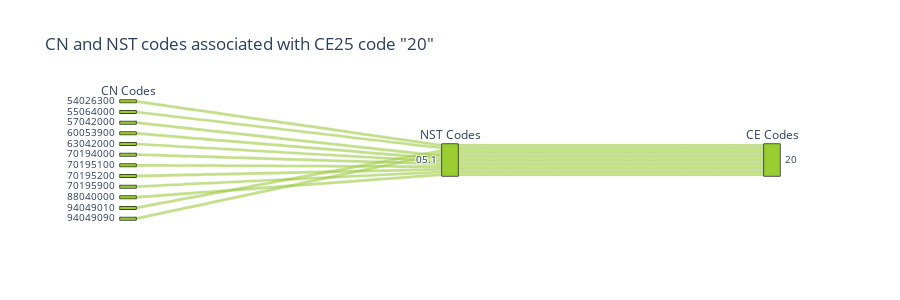

Here is the notebook cell this chart was saved with:
### Code cell
df_20 = df[df['CE'] == '20']
fig = px.parallel_categories(df_20,  
                              labels={'CN':'CN Codes', 'NST':'NST Codes', 'CE': 'CE Codes'},
                              dimensions=['CN', 'NST', 'CE'],
                              color='colors',
                              title='CN and NST codes associated with CE25 code "20"',
                              height=300
                            )
fig.show()

### Figure 1 — Plotly figure (JSON) as saved in the notebook; plotly's stock layout.template omitted (floating-point values rounded to 4 significant figures)
{"data": [{"dimensions": [{"label": "CN Codes", "values": ["54026300", "55064000", "57042000", "60053900", "63042000", "70194000", "70195100", "70195200", "70195900", "88040000", "94049010", "94049090"]}, {"label": "NST Codes", "values": ["05.1", "05.1", "05.1", "05.1", "05.1", "05.1", "05.1", "05.1", "05.1", "05.1", "05.1", "05.1"]}, {"label": "CE Codes", "values": ["20", "20", "20", "20", "20", "20", "20", "20", "20", "20", "20", "20"]}], "domain": {"x": [0, 1], "y": [0, 1]}, "line": {"color": ["yellowgreen", "yellowgreen", "yellowgreen", "yellowgreen", "yellowgreen", "yellowgreen", "yellowgreen", "yellowgreen", "yellowgreen", "yellowgreen", "yellowgreen", "yellowgreen"], "coloraxis": "coloraxis"}, "name": "", "type": "parcats"}], "layout": {"coloraxis": {"colorbar": {"title": {"text": "colors"}}, "colorscale": [[0, "#0d0887"], [0.1111, "#46039f"], [0.2222, "#7201a8"], [0.3333, "#9c179e"], [0.4444, "#bd3786"], [0.5556, "#d8576b"], [0.6667, "#ed7953"], [0.7778, "#fb9f3a"], [0.8889, "#fdca26"], [1, "#f0f921"]]}, "height": 300, "legend": {"tracegroupgap": 0}, "title": {"text": "CN and NST codes associated with CE25 code \"20\""}}}
